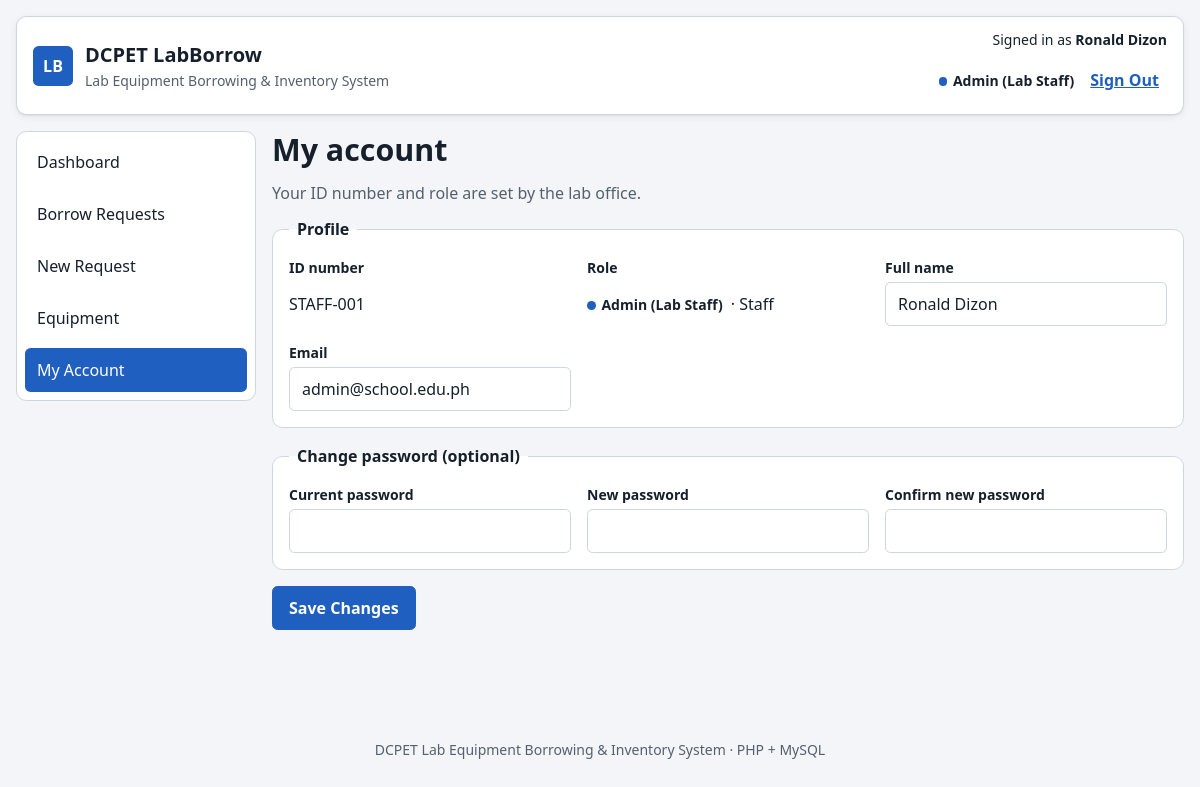
Page /account.php (signed in) on the committed database.
### tables this page shows
CREATE TABLE users (
  id             INT UNSIGNED AUTO_INCREMENT PRIMARY KEY,
  school_id      VARCHAR(20)  NOT NULL UNIQUE,
  full_name      VARCHAR(100) NOT NULL,
  email          VARCHAR(120) NOT NULL UNIQUE,
  password_hash  VARCHAR(255) NOT NULL,
  role           ENUM('super_admin','admin','user') NOT NULL DEFAULT 'user',
  borrower_type  ENUM('Student','Faculty','Staff') NOT NULL DEFAULT 'Student',
  is_active      TINYINT(1)   NOT NULL DEFAULT 1,
  last_login_at  DATETIME     NULL,
  created_at     DATETIME     NOT NULL DEFAULT CURRENT_TIMESTAMP,
  updated_at     DATETIME     NOT NULL DEFAULT CURRENT_TIMESTAMP ON UPDATE CURRENT_TIMESTAMP,
  INDEX idx_users_role (role)
);

### includes/helpers.php (called while the page is built, shortened)
<?php
function e($value): string
{
    return htmlspecialchars((string) $value, ENT_QUOTES, 'UTF-8');
}

### includes/db.php (called while the page is built, shortened)
<?php
function db(): PDO
{
    static $pdo = null;
    if ($pdo === null) {
        $dsn = 'mysql:host=' . DB_HOST . ';port=' . DB_PORT . ';dbname=' . DB_NAME . ';charset=utf8mb4';
        try {
            $pdo = new PDO($dsn, DB_USER, DB_PASS, [
                PDO::ATTR_ERRMODE => PDO::ERRMODE_EXCEPTION,
                PDO::ATTR_DEFAULT_FETCH_MODE => PDO::FETCH_ASSOC,
                PDO::ATTR_EMULATE_PREPARES => false,
            ]);
            $pdo->exec("SET time_zone = '+08:00'");
        } catch (PDOException $e) {
            http_response_code(500);
            echo '<!doctype html><meta charset="utf-8"><title>Database unavailable</title>'
                . '<body style="font-family:system-ui;padding:2rem;max-width:40rem">'
                . '<h1>Can’t reach the database</h1>'
                . '<p>Start MySQL in the XAMPP Control Panel and import <code>database/labborrow_db.sql</code> in phpMyAdmin, then reload this page.</p>'
                . '<p style="color:#56606d">' . htmlspecialchars($e->getMessage()) . '</p></body>';
            exit;
        }
    }
    return $pdo;
}
function db_one(string $sql, array $params = []): ?array
{
    $stmt = db()->prepare($sql);
    $stmt->execute($params);
    $row = $stmt->fetch();
    return $row === false ? null : $row;
}

### includes/auth.php (called while the page is built, shortened)
<?php
require_once __DIR__ . '/db.php';
require_once __DIR__ . '/helpers.php';
function current_user(): ?array
{
    static $user = false;
    if ($user === false) {
        $user = null;
        if (!empty($_SESSION['user_id'])) {
            $user = db_one('SELECT * FROM users WHERE id = ? AND is_active = 1', [$_SESSION['user_id']]);
        }
    }
    return $user;
}
function require_login(): array
{
    $user = current_user();
    return $user;
}

### includes/accounts.php (called while the page is built, shortened)
<?php
function invalid_attr(array $errors, string $name): string
{
    return isset($errors[$name]) ? ' aria-invalid="true" aria-describedby="' . e($name) . '-error"' : '';
}

### account.php (the view, shortened to what this page needs)
<?php
require __DIR__ . '/includes/auth.php';
require __DIR__ . '/includes/accounts.php';
$me = require_login();
$errors = [];
$form = $me;
$active_nav = 'account';
require __DIR__ . '/includes/layout/header.php';
?>
<h1 class="view-title">My account</h1>
<p class="view-lead">Your ID number and role are set by the lab office.</p>
<form method="post" class="form-grid" novalidate>
  <fieldset>
    <legend>Profile</legend>
    <div class="field">
      <span class="field-label">ID number</span>
      <p class="static-value"><?= e($me['school_id']) ?></p>
    </div>
    <div class="field">
      <span class="field-label">Role</span>
      <p class="static-value"><span class="role-tag role-<?= e($me['role']) ?>"><?= e(ROLE_LABELS[$me['role']]) ?></span> · <?= e($me['borrower_type']) ?></p>
    </div>
    <div class="field">
      <label for="full_name">Full name</label>
      <input id="full_name" name="full_name" value="<?= e($form['full_name']) ?>"<?= invalid_attr($errors, 'full_name') ?>>
    </div>
    <div class="field">
      <label for="email">Email</label>
      <input id="email" name="email" type="email" value="<?= e($form['email']) ?>"<?= invalid_attr($errors, 'email') ?>>
    </div>
  </fieldset>
  <fieldset>
    <legend>Change password (optional)</legend>
    <div class="field">
      <label for="current_password">Current password</label>
      <input id="current_password" name="current_password" type="password" autocomplete="current-password"<?= invalid_attr($errors, 'current_password') ?>>
    </div>
    <div class="field">
      <label for="password">New password</label>
      <input id="password" name="password" type="password" autocomplete="new-password"<?= invalid_attr($errors, 'password') ?>>
    </div>
    <div class="field">
      <label for="password_confirm">Confirm new password</label>
      <input id="password_confirm" name="password_confirm" type="password" autocomplete="new-password"<?= invalid_attr($errors, 'password_confirm') ?>>
    </div>
  </fieldset>
  <div class="form-actions">
    <button type="submit" class="btn btn-primary">Save Changes</button>
  </div>
</form>
<?php require __DIR__ . '/includes/layout/footer.php'; ?>

### includes/layout/header.php (shortened to what this page needs)
<?php
$me = current_user();
$active_nav = $active_nav ?? '';
$nav = [];
if ($me) {
    $nav[] = ['dashboard', 'dashboard.php', 'Dashboard'];
    $nav[] = ['requests', 'requests.php', can('requests.view_all') ? 'Borrow Requests' : 'My Requests'];
    $nav[] = ['new-request', 'requests.php?action=new', 'New Request'];
    $nav[] = ['equipment', 'equipment.php', 'Equipment'];
    $nav[] = ['account', 'account.php', 'My Account'];
}
?><!DOCTYPE html>
<html lang="en">
<head>
  <link rel="stylesheet" href="css/styles.css">
  <link rel="stylesheet" href="css/app.css">
</head>
<body>
  <div class="app-shell">
    <header class="app-header">
      <div class="brand">
        <span class="brand-mark" aria-hidden="true">LB</span>
        <div>
          <p class="brand-title"><?= e(APP_NAME) ?></p>
          <p class="brand-subtitle">Lab Equipment Borrowing &amp; Inventory System</p>
        </div>
      </div>
      <?php if ($me): ?>
      <section class="session-box" aria-label="Current session">
        <p class="session-text">Signed in as <strong><?= e($me['full_name']) ?></strong></p>
        <div class="session-note">
          <span class="role-tag role-<?= e($me['role']) ?>"><?= e(ROLE_LABELS[$me['role']]) ?></span>
          <form action="logout.php" method="post" class="inline-form">
            <button type="submit" class="link-button">Sign Out</button>
          </form>
        </div>
      </section>
      <?php endif; ?>
    </header>
    <?php if ($me): ?>
    <nav class="primary-nav" id="primary-nav" aria-label="Primary">
      <ul>
        <?php foreach ($nav as [$key, $href, $label]): ?>
          <li><a href="<?= e($href) ?>"<?= $key === $active_nav ? ' aria-current="page"' : '' ?>><?= e($label) ?></a></li>
        <?php endforeach; ?>
      </ul>
    </nav>
    <?php endif; ?>
    <main id="app" tabindex="-1" class="<?= $me ? '' : 'main-solo' ?>">

### css/app.css (style rules this page uses)
.session-note { display: flex; flex-wrap: wrap; gap: var(--space-2); align-items: center; justify-content: flex-end; }
.inline-form { display: inline; margin: 0; }
.link-button { background: none; border: 0; padding: var(--space-1) var(--space-2); min-height: var(--touch-target); color: var(--brand); font: inherit; font-weight: 600; cursor: pointer; text-decoration: underline; }
.role-tag { font-size: var(--text-sm); font-weight: 600; white-space: nowrap; }
.role-tag::before { content: ""; display: inline-block; width: .55rem; height: .55rem; margin-right: .35rem; border-radius: 50%; background: var(--text-muted); }
.role-admin::before { background: var(--brand); }
.field-label { font-weight: 600; font-size: var(--text-sm); }
.static-value { margin: 0; min-height: var(--touch-target); display: flex; align-items: center; gap: var(--space-2); }

### rows in the picture
users: full_name "Ronald Dizon", role "Admin (Lab Staff)", school "STAFF-001", borrower_type "Staff", email "admin@school.edu.ph"

### other values in the picture
APP_NAME "DCPET LabBorrow"
$label "Dashboard"
$label "Borrow Requests"
$label "New Request"
$label "Equipment"
$label "My Account"
